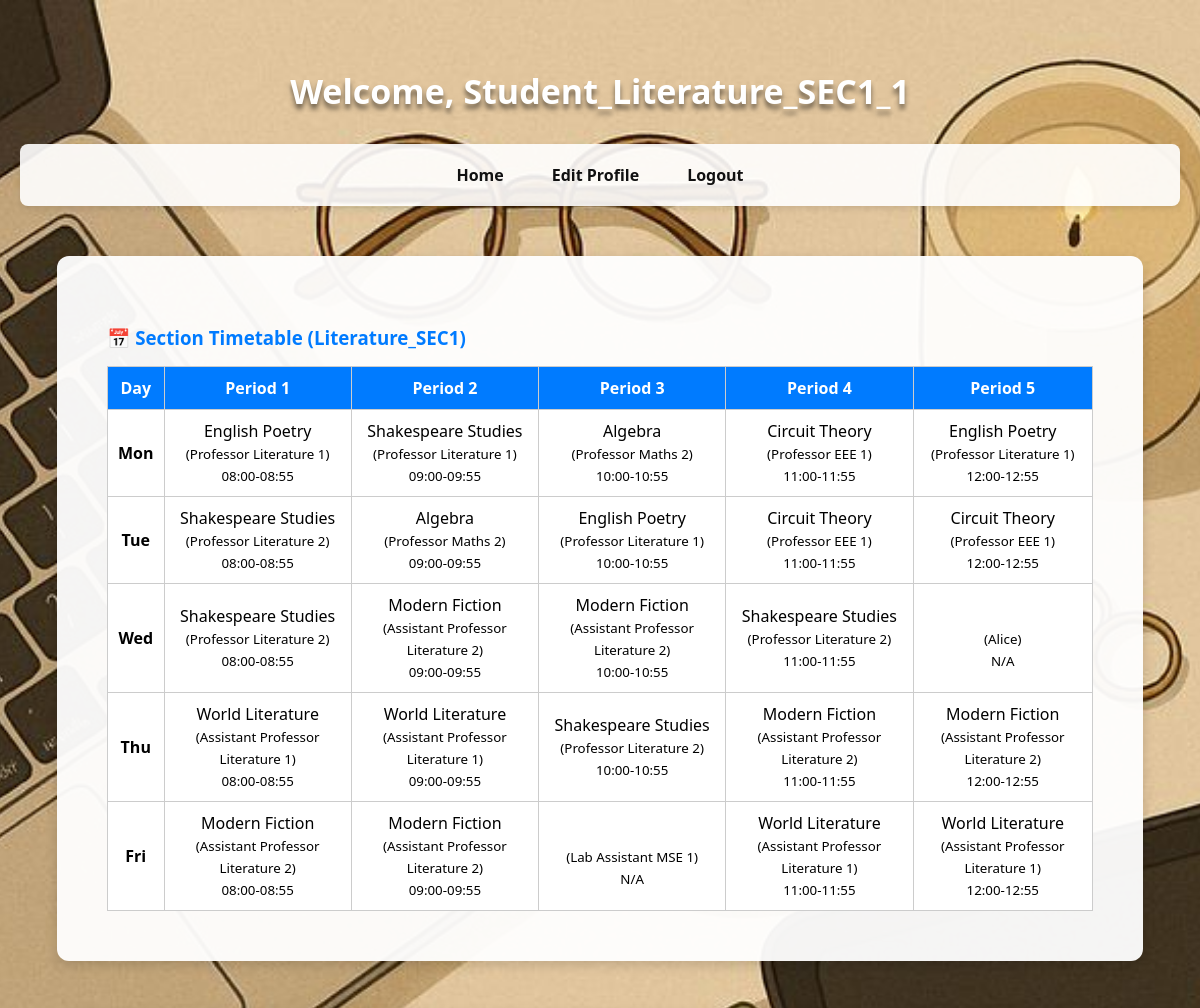
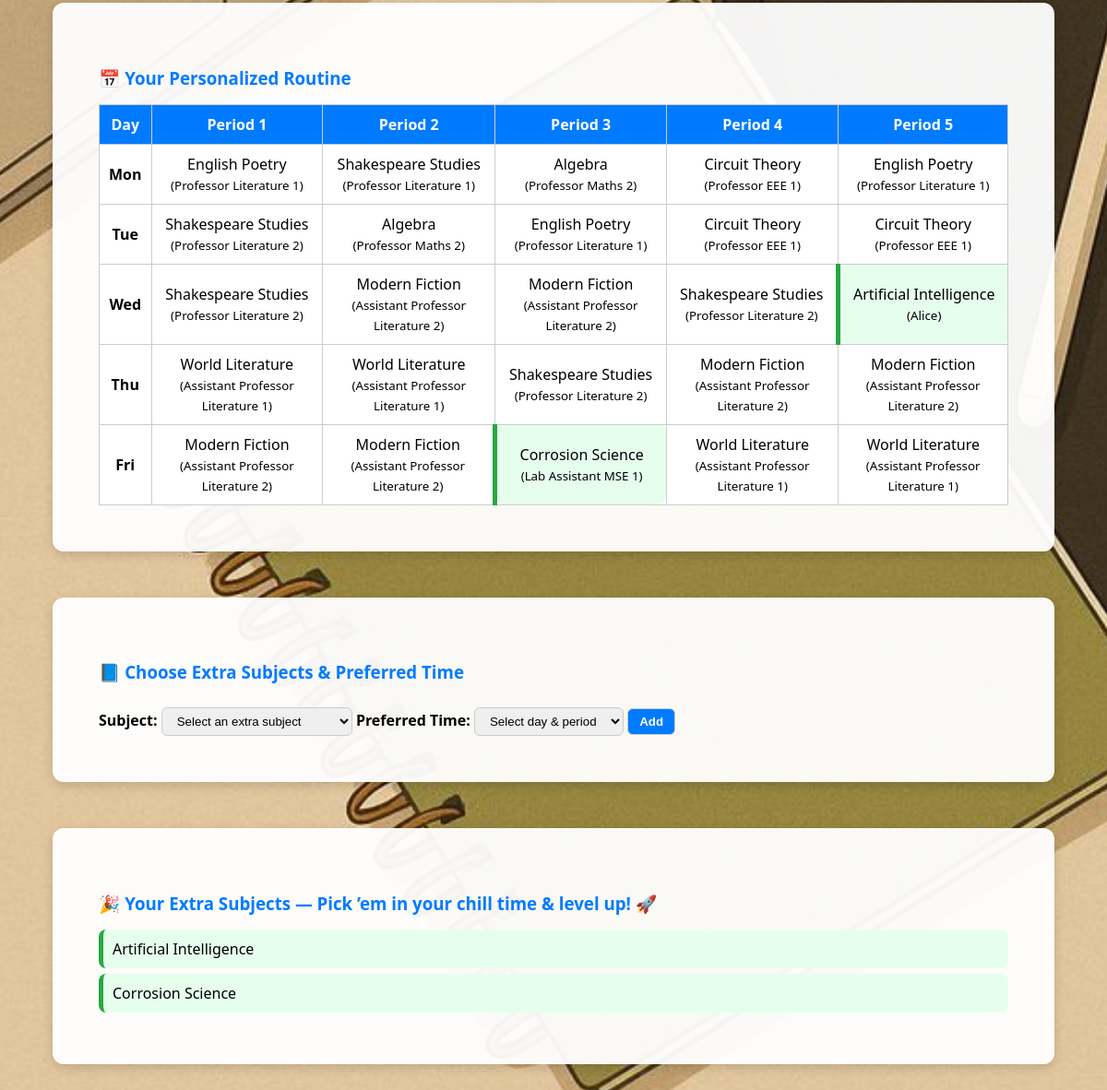
/studentdashboard/1, run on the app's committed database (2 pictures, top to bottom).
### application/models.py (models this page shows, shortened)
class User(db.Model):
    __tablename__='user'
    id = db.Column(db.Integer, primary_key=True, autoincrement=True)
    name = db.Column(db.String(100), nullable=False)
    email = db.Column(db.String(100), unique=True, nullable=False)
    password = db.Column(db.String(255), nullable=False)
    phone = db.Column(db.String(15), unique=True, nullable=False)
    address = db.Column(db.String(255))
    student = db.relationship("Student", back_populates="user", uselist=False, cascade="all, delete-orphan")
    teacher = db.relationship("Teacher", back_populates="user", uselist=False, cascade="all, delete-orphan")
    roles= db.relationship('UserRole', back_populates='user', cascade='all, delete-orphan')

class Section(db.Model):
    __tablename__ = 'section'
    id = db.Column(db.Integer, primary_key=True, autoincrement=True)
    name = db.Column(db.String(10), nullable=False)
    department_id = db.Column(db.Integer, db.ForeignKey('department.id', ondelete="CASCADE"), nullable=False)
    selected_routine = db.Column(db.String(10), nullable=True)
    batch_id = db.Column(db.Integer, db.ForeignKey('batch.id', ondelete="CASCADE"), nullable=True)
    students = db.relationship('Student', backref='section', cascade="all, delete-orphan", passive_deletes=True)
    routines = db.relationship('Routine', backref='section', cascade="all, delete-orphan", passive_deletes=True)
    __table_args__ = (
        db.UniqueConstraint('name', 'department_id', name='uq_section_department'),
    )

class RoutineSlot(db.Model):
    __tablename__ = 'routine_slot'
    id = db.Column(db.Integer, primary_key=True, autoincrement=True)
    routine_id = db.Column(db.Integer, db.ForeignKey('routine.id'), nullable=False)
    day = db.Column(db.String(10), nullable=False)
    period = db.Column(db.Integer, nullable=False)
    subject_id = db.Column(db.Integer, db.ForeignKey('subject.id'), nullable=True)
    teacher_id = db.Column(db.Integer, db.ForeignKey('teacher.id'), nullable=True)
    classroom_id = db.Column(db.Integer, db.ForeignKey('classroom.id'), nullable=True)
    time_range = db.Column(db.String(20), nullable=False)
    extra_subject_id = db.Column(db.Integer, db.ForeignKey('extra_subject.id'), nullable=True)
    extra_subject = db.relationship("ExtraSubject", back_populates="routine_slots")
    routine = db.relationship('Routine', back_populates='slots')
    subject = db.relationship('Subject', back_populates='routine_slots')
    teacher = db.relationship('Teacher', back_populates='routine_slots')
    classroom = db.relationship('ClassRoom', backref='routine_slots')

class Subject(db.Model):
    __tablename__ = 'subject'
    id = db.Column(db.Integer, primary_key=True, autoincrement=True)
    name = db.Column(db.String(100), nullable=False)
    distribution_type = db.Column(db.String(20), default="mixed")
    department_id = db.Column(db.Integer, db.ForeignKey('department.id'), nullable=False)
    credits = db.Column(db.Integer, nullable=False, default=3)   # credit system
    theory_hours = db.Column(db.Integer, nullable=False, default=0)  # derived from credits
    lab_hours = db.Column(db.Integer, nullable=False, default=0)     # derived from credits
    weekly_classes = db.Column(db.Integer, nullable=False, default=3)  # total slots
    routine_slots = db.relationship('RoutineSlot', back_populates='subject')
    teacher_assocs = db.relationship("TeacherSubject", back_populates="subject", cascade="all, delete-orphan")
    teachers = association_proxy("teacher_assocs", "teacher")

class ExtraSubject(db.Model):
    __tablename__ = 'extra_subject'
    id = db.Column(db.Integer, primary_key=True, autoincrement=True)
    name = db.Column(db.String(100), nullable=False)
    distribution_type = db.Column(db.String(20), default="mixed")
    department_id = db.Column(db.Integer, db.ForeignKey('department.id'), nullable=False)
    credits = db.Column(db.Integer, nullable=False, default=2)
    theory_hours = db.Column(db.Integer, nullable=False, default=0)
    lab_hours = db.Column(db.Integer, nullable=False, default=0)
    weekly_classes = db.Column(db.Integer, nullable=False, default=2)
    routine_slots = db.relationship('RoutineSlot', back_populates='extra_subject')
    teacher_links = db.relationship("TeacherExtraSubject", back_populates="extra_subject", cascade="all, delete-orphan")
    student_links = db.relationship("StudentExtraSubject", back_populates="extra_subject", cascade="all, delete-orphan")

### app.py (the view, shortened to what this page needs)
@app.route('/studentdashboard/<int:id>', methods=['GET', 'POST'])
def studentdashboard(id):
    student = Student.query.get_or_404(id)
    section = student.section
    routines = Routine.query.filter_by(section_id=section.id, finalized=True).order_by(Routine.version).all()
    latest_routine = routines[-1] if routines else None
    slots = latest_routine.slots if latest_routine else []
    days_list = ['Mon', 'Tue', 'Wed', 'Thu', 'Fri']
    if slots:
        max_period = max(slot.period for slot in slots)
        days_in_routine = sorted({slot.day for slot in slots}, key=lambda d: days_list.index(d))
    else:
        max_period = 10
        days_in_routine = days_list
    periods = max_period
    personalized_slots = {day: [None]*periods for day in days_in_routine}
    for slot in slots:
        if slot.extra_subject_id:
            subject_name = slot.extra_subject.name if slot.extra_subject else 'Extra Subject'
            is_extra = True
        else:
            subject_name = slot.subject.name if slot.subject else 'Regular Subject'
            is_extra = False
        personalized_slots[slot.day][slot.period-1] = {
            'subject_name': subject_name,
            'teacher_name': slot.teacher.user.name if slot.teacher else None,
            'slot_id': slot.id,
            'is_extra': is_extra
        }
    chosen_extra_subjects_assoc = student.extra_subjects_assoc
    free_slots = {day: [] for day in days_in_routine}
    for day in days_in_routine:
        for p in range(1, periods + 1):
            if personalized_slots[day][p - 1] is None:
                free_slots[day].append(p)
    all_extra_subjects = ExtraSubject.query.all()
    chosen_extra_subjects = [assoc.extra_subject for assoc in chosen_extra_subjects_assoc]
    return render_template(
        'studentdashboard.html',
        student=student,
        routine=latest_routine,
        slots=slots,
        days=days_in_routine,
        max_period=max_period,
        personalized_slots=personalized_slots,
        chosen_extra_subjects=chosen_extra_subjects,
        free_slots=free_slots,
        all_extra_subjects=all_extra_subjects
    )

### templates/studentdashboard.html (shortened to what this page needs)
<!DOCTYPE html>
<html lang="en">
<head>
</head>
<body>
<h2>Welcome, {{ student.user.name }}</h2>
<nav>
  <a href="/studentdashboard/{{ student.id }}">Home</a>
  <a href="/seditprofile/{{ student.id }}">Edit Profile</a>
  <a href="/logout">Logout</a>
</nav>
<div class="card">
  <h3>📅 Section Timetable ({{ student.section.name }})</h3>
  {% if slots %}
    {% set max_period = slots | map(attribute='period') | max %}
    <table>
      <thead>
        <tr>
          <th>Day</th>
          {% for p in range(1, max_period + 1) %}
            <th>Period {{ p }}</th>
          {% endfor %}
        </tr>
      </thead>
      <tbody>
        {% set days = slots | map(attribute='day') | unique | list %}
        {% for day in days %}
          <tr>
            <td><strong>{{ day }}</strong></td>
            {% for p in range(1, max_period + 1) %}
              {% set slot = slots | selectattr("day", "equalto", day) | selectattr("period", "equalto", p) | first %}
              <td>
                {% if slot %}
                  {{ slot.subject.name }} <br>
                  {% if slot.teacher %}
                    <small>({{ slot.teacher.user.name }})</small><br>
                  {% endif %}
                  {% if slot.time_range %}
                    <small>{{ slot.time_range }}</small>
                  {% endif %}
                {% else %}
                  –
                {% endif %}
              </td>
            {% endfor %}
          </tr>
        {% endfor %}
      </tbody>
    </table>
  {% else %}
    <p>No routine assigned yet.</p>
  {% endif %}
</div>
<div class="card">
  <h3>📅 Your Personalized Routine</h3>
  {% if personalized_slots %}
    {% set max_period = max_period if slots else 10 %}
    <table>
      <thead>
        <tr>
          <th>Day</th>
          {% for p in range(1, max_period + 1) %}
            <th>Period {{ p }}</th>
          {% endfor %}
        </tr>
      </thead>
      <tbody>
        {% for day in days %}
          <tr>
            <td><strong>{{ day }}</strong></td>
            {% for p in range(1, max_period + 1) %}
              {% set slot = personalized_slots[day][p-1] %}
              <td class="{% if slot and slot.is_extra %}extra-slot{% endif %}">
                {% if slot %}
                  {{ slot.subject_name }}
                  {% if slot.teacher_name %}<br><small>({{ slot.teacher_name }})</small>{% endif %}
                {% else %}
                  Free
                {% endif %}
              </td>
            {% endfor %}
          </tr>
        {% endfor %}
      </tbody>
    </table>
  {% else %}
    <p>No routine assigned yet. Once a section routine is set, your personalized routine will appear here.</p>
  {% endif %}
</div>
<div class="card">
  <h3>📘 Choose Extra Subjects & Preferred Time</h3>
  <form method="POST">
    <label for="extra_subject_id"><strong>Subject:</strong></label>
    <select name="extra_subject_id" id="extra_subject_id" required>
      <option value="" disabled selected>Select an extra subject</option>
    </select>
    <label for="preferred_time"><strong>Preferred Time:</strong></label>
    <select name="preferred_time" id="preferred_time" required>
      <option value="" disabled selected>Select day & period</option>
    </select>
    <button type="submit">Add</button>
  </form>
</div>
<div class="card">
  <h3>🎉 Your Extra Subjects — Pick ’em in your chill time & level up! 🚀</h3>
  {% if chosen_extra_subjects %}
    {% for subject in chosen_extra_subjects %}
      <div class="extra-slot">{{ subject.name }}</div>
    {% endfor %}
  {% else %}
    <p>No extra subjects chosen yet.</p>
  {% endif %}
</div>
</body>
</html>

### templates/studentdashboard.html (style rules this page uses)
body { font-family: 'Segoe UI', Tahoma, Geneva, Verdana, sans-serif; background: url("/static/pic.jpeg") no-repeat center center/cover; margin: 0; padding: 40px 20px; }
h2 { color: #fff; font-size: 34px; margin-bottom: 30px; text-shadow: 0 5px 5px rgba(0,0,0,0.5); text-align: center; }
nav { display: flex; justify-content: center; gap: 20px; margin-bottom: 30px; padding: 12px; background: rgba(255, 255, 255, 0.9); border-radius: 8px; box-shadow: 0 3px 6px rgba(0,0,0,0.1); }
nav a { color: rgb(17, 17, 17); text-decoration: none; font-weight: bold; padding: 8px 14px; border-radius: 6px; transition: background 0.2s; }
.card { background: rgba(255, 255, 255, 0.95); border-radius: 12px; padding: 50px; margin: 50px auto; width: 85%; max-width: 1050px; box-shadow: 0 4px 12px rgba(0,0,0,0.15); }
.card h3 { margin-bottom: 16px; color: #007BFF; }
table { width: 100%; border-collapse: collapse; text-align: center; background: #fff; }
table th, table td { border: 1px solid #ccc; padding: 10px; }
table th { background: #007BFF; color: #fff; }
.extra-slot { padding: 10px; margin: 6px 0; background: #e6ffed; border-left: 5px solid #28a745; border-radius: 8px; }
select, button { padding: 6px 12px; margin-top: 10px; border-radius: 6px; border: 1px solid #ccc; }
button { background: #007BFF; color: #fff; font-weight: bold; cursor: pointer; }

### data on the page
User: user.name "Student_Literature_SEC1_1"
Section: section.name "Literature_SEC1"
RoutineSlot: day "Mon", time_range "08:00-08:55"
Subject: subject.name "English Poetry" "English Poetry" "English Poetry", subject_name "English Poetry" "English Poetry" "English Poetry"
User: teacher.user.name "Professor Literature 1" "Professor Literature 1" "Professor Literature 1" "Professor Literature 1", teacher_name "Professor Literature 1" "Professor Literature 1" "Professor Literature 1" "Professor Literature 1"
Subject: subject.name "Shakespeare Studies" "Shakespeare Studies" "Shakespeare Studies" "Shakespeare Studies" "Shakespeare Studies", subject_name "Shakespeare Studies" "Shakespeare Studies" "Shakespeare Studies" "Shakespeare Studies" "Shakespeare Studies"
RoutineSlot: time_range "09:00-09:55"
Subject: subject.name "Algebra" "Algebra", subject_name "Algebra" "Algebra"
User: teacher.user.name "Professor Maths 2" "Professor Maths 2", teacher_name "Professor Maths 2" "Professor Maths 2"
RoutineSlot: time_range "10:00-10:55"
Subject: subject.name "Circuit Theory" "Circuit Theory" "Circuit Theory", subject_name "Circuit Theory" "Circuit Theory" "Circuit Theory"
User: teacher.user.name "Professor EEE 1" "Professor EEE 1" "Professor EEE 1", teacher_name "Professor EEE 1" "Professor EEE 1" "Professor EEE 1"
RoutineSlot: time_range "11:00-11:55"
RoutineSlot: time_range "12:00-12:55"
RoutineSlot: day "Tue", time_range "10:00-10:55"
User: teacher.user.name "Professor Literature 2" "Professor Literature 2" "Professor Literature 2" "Professor Literature 2", teacher_name "Professor Literature 2" "Professor Literature 2" "Professor Literature 2" "Professor Literature 2"
RoutineSlot: time_range "08:00-08:55"
RoutineSlot: time_range "09:00-09:55"
RoutineSlot: time_range "11:00-11:55"
RoutineSlot: time_range "12:00-12:55"
RoutineSlot: day "Wed", time_range "09:00-09:55"
RoutineSlot: time_range "08:00-08:55"
Subject: subject.name "Modern Fiction" "Modern Fiction" "Modern Fiction" "Modern Fiction" "Modern Fiction" "Modern Fiction", subject_name "Modern Fiction" "Modern Fiction" "Modern Fiction" "Modern Fiction" "Modern Fiction" "Modern Fiction"
User: teacher.user.name "Assistant Professor Literature 2" "Assistant Professor Literature 2" "Assistant Professor Literature 2" "Assistant Professor Literature 2" "Assistant Professor Literature 2" "Assistant Professor Literature 2", teacher_name "Assistant Professor Literature 2" "Assistant Professor Literature 2" "Assistant Professor Literature 2" "Assistant Professor Literature 2" "Assistant Professor Literature 2" "Assistant Professor Literature 2"
RoutineSlot: time_range "10:00-10:55"
RoutineSlot: time_range "11:00-11:55"
User: teacher.user.name "Alice", teacher_name "Alice"
RoutineSlot: time_range "N/A"
RoutineSlot: day "Thu", time_range "11:00-11:55"
Subject: subject.name "World Literature" "World Literature" "World Literature" "World Literature", subject_name "World Literature" "World Literature" "World Literature" "World Literature"
User: teacher.user.name "Assistant Professor Literature 1" "Assistant Professor Literature 1" "Assistant Professor Literature 1" "Assistant Professor Literature 1", teacher_name "Assistant Professor Literature 1" "Assistant Professor Literature 1" "Assistant Professor Literature 1" "Assistant Professor Literature 1"
RoutineSlot: time_range "08:00-08:55"
RoutineSlot: time_range "09:00-09:55"
RoutineSlot: time_range "10:00-10:55"
RoutineSlot: time_range "12:00-12:55"
RoutineSlot: day "Fri", time_range "08:00-08:55"
RoutineSlot: time_range "09:00-09:55"
User: teacher.user.name "Lab Assistant MSE 1", teacher_name "Lab Assistant MSE 1"
RoutineSlot: time_range "N/A"
RoutineSlot: time_range "11:00-11:55"
RoutineSlot: time_range "12:00-12:55"
ExtraSubject: subject_name "Artificial Intelligence", name "Artificial Intelligence"
ExtraSubject: subject_name "Corrosion Science", name "Corrosion Science"

### other printed values
{{ p }} "1" "2" "3" "4" "5"
